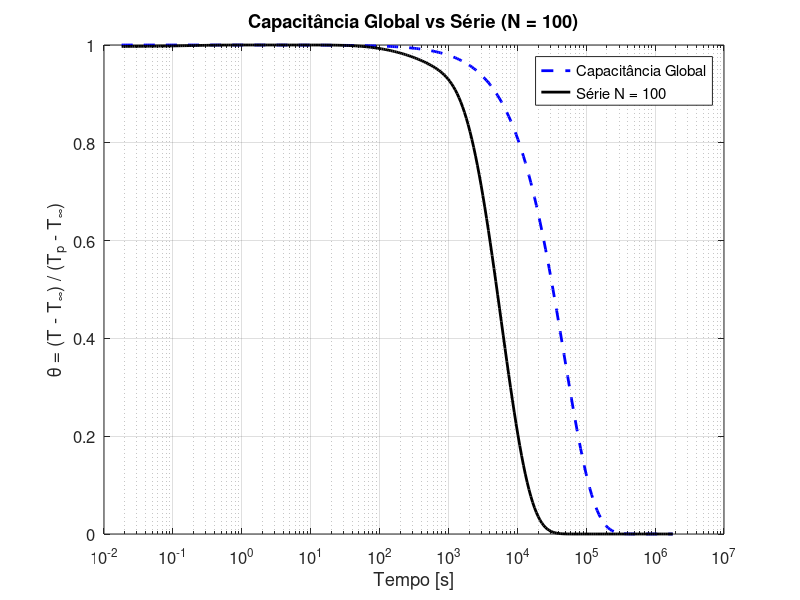

Source code (MATLAB):
clc; clear; close all;

% ------------------ PROPRIEDADES DO MATERIAL (TIJOLO COMUM) ------------------
k = 0.72;               % [W/m·K]
rho = 1920;             % [kg/m³]
cp = 835;               % [J/kg·K]
L = 0.09;               % [m]
alpha = k / (rho * cp); % [m²/s]

% ------------------ CONDIÇÕES DE CONTORNO ------------------
h = 3.0357;             % [W/m²·K]
Bi = h * L / k;         % Número de Biot

% ------------------ CONDIÇÕES INICIAIS ------------------
Tp = 300;               % Temperatura inicial [K]
Tinf = 290;             % Temperatura ambiente [K]

% ------------------ DOMÍNIO TEMPORAL ------------------
Fo_vals = logspace(-6, 2, 300);        % Número de Fourier
t_vals = Fo_vals * (L^2 / alpha);      % Tempo real [s]

% ------------------ SOLUÇÃO: CAPACITÂNCIA GLOBAL ------------------
theta_cap = exp(-Bi * Fo_vals);        % Temperatura adimensional

% ------------------ SOLUÇÃO: SÉRIE COM N = 100 TERMOS ------------------
N = 100;
lambda = 0.9;                          % Posição adimensional
mu = zeros(1, N);                      % Autovalores
Ai = zeros(1, N);                      % Coeficientes

% Encontrar autovalores mu_n
f = @(mu) mu .* cot(mu) + Bi;
for i = 1:N
    a = (i - 1) * pi + 0.001;
    b = i * pi - 0.001;
    mu(i) = fzero(f, [a, b]);
end

% Coeficientes Ai
for i = 1:N
    num = 2 * (mu(i)^2 + Bi^2) * (1 - cos(mu(i)));
    den = (mu(i)^2 + Bi^2 + Bi) * mu(i);
    Ai(i) = num / den;
end

% Cálculo da temperatura adimensional via série
theta_series = zeros(size(Fo_vals));
for k = 1:length(Fo_vals)
    Fo = Fo_vals(k);
    theta_series(k) = sum(Ai .* sin(mu * lambda) .* exp(-mu.^2 * Fo));
end

% ------------------ PLOTAGEM COMPARATIVA ------------------
figure;
semilogx(t_vals, theta_cap, 'b--', 'LineWidth', 2); hold on;
semilogx(t_vals, theta_series, 'k-', 'LineWidth', 2);

xlabel('Tempo [s]', 'FontSize', 12);
ylabel('\theta = (T - T_{\infty}) / (T_p - T_{\infty})', 'FontSize', 14);
title('Capacitância Global vs Série (N = 100)', 'FontSize', 14);
legend('Capacitância Global', 'Série N = 100', 'Location', 'Best', 'FontSize', 10);
grid on;
set(gca, 'FontSize', 12);
